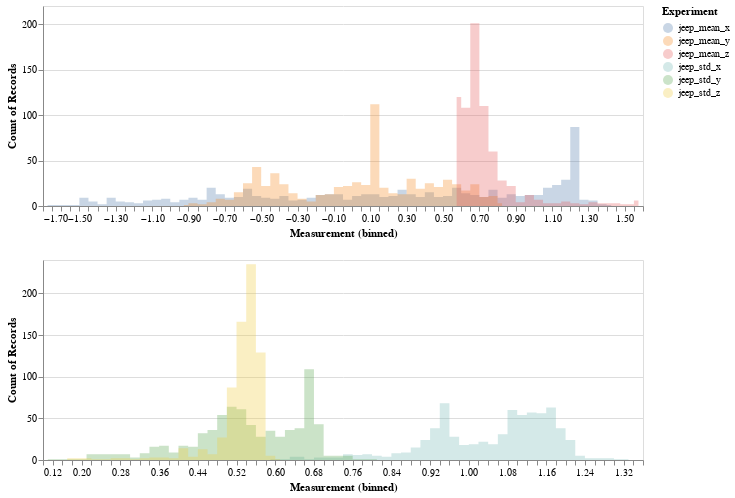

Write notebook code for a chart like this one.
### Code cell
s = pd.DataFrame(x[1])
source_upper = pd.DataFrame({
    'jeep_mean_x': np.array(s[0]),
    'jeep_mean_y': np.array(s[1]),
    'jeep_mean_z': np.array(s[2])
})

source_lower = pd.DataFrame({
    'jeep_std_x': np.array(s[3]),
    'jeep_std_y': np.array(s[4]),
    'jeep_std_z': np.array(s[5])
})



upper=alt.Chart(source_upper).transform_fold(
    ['jeep_mean_x', 'jeep_mean_y', 'jeep_mean_z'],
    as_=['Experiment', 'Measurement']
).mark_area(
    opacity=0.3,
    interpolate='step'
).encode(
    alt.X('Measurement:Q', bin=alt.Bin(maxbins=100)),
    alt.Y('count()', stack=None),
    alt.Color('Experiment:N')).properties(
    width=600,
    height=200
)

lower = alt.Chart(source_lower).transform_fold(
    ['jeep_std_x', 'jeep_std_y', 'jeep_std_z'],
    as_=['Experiment', 'Measurement']
).mark_area(
    opacity=0.3,
    interpolate='step'
).encode(
    alt.X('Measurement:Q', bin=alt.Bin(maxbins=100)),
    alt.Y('count()', stack=None),
    alt.Color('Experiment:N')).properties(
    width=600,
    height=200
)
alt.vconcat(upper, lower)

### Figure 1 — Vega-Lite specification as saved in the notebook (floating-point values rounded to 4 significant figures; data arrays with more than 128 entries replaced by an {"elided": "..."} marker saying what was removed)
{"config": {"view": {"continuousWidth": 400, "continuousHeight": 300}}, "vconcat": [{"data": {"name": "data-fa8170b40259bd27c0227d6d46bc9555"}, "mark": {"type": "area", "interpolate": "step", "opacity": 0.3}, "encoding": {"color": {"type": "nominal", "field": "Experiment"}, "x": {"type": "quantitative", "bin": {"maxbins": 100}, "field": "Measurement"}, "y": {"type": "quantitative", "aggregate": "count", "stack": null}}, "height": 200, "transform": [{"fold": ["jeep_mean_x", "jeep_mean_y", "jeep_mean_z"], "as": ["Experiment", "Measurement"]}], "width": 600}, {"data": {"name": "data-3a550571b739e3e5c1998ea01825ac81"}, "mark": {"type": "area", "interpolate": "step", "opacity": 0.3}, "encoding": {"color": {"type": "nominal", "field": "Experiment"}, "x": {"type": "quantitative", "bin": {"maxbins": 100}, "field": "Measurement"}, "y": {"type": "quantitative", "aggregate": "count", "stack": null}}, "height": 200, "transform": [{"fold": ["jeep_std_x", "jeep_std_y", "jeep_std_z"], "as": ["Experiment", "Measurement"]}], "width": 600}], "$schema": "https://vega.github.io/schema/vega-lite/v4.0.2.json", "datasets": {"data-fa8170b40259bd27c0227d6d46bc9555": {"elided": "706 records"}, "data-3a550571b739e3e5c1998ea01825ac81": {"elided": "706 records"}}}
